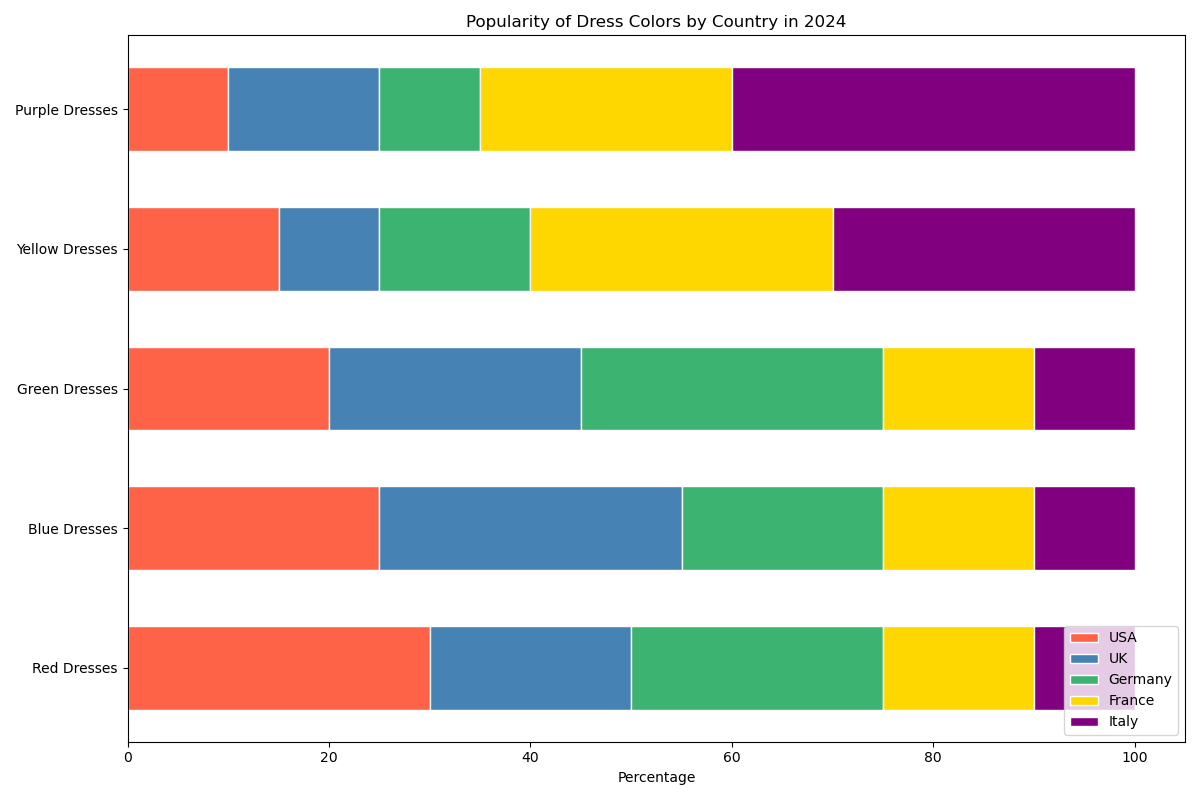

Write the Python code that produced this figure.

import matplotlib.pyplot as plt
import numpy as np

# Data for the chart
categories = ['Red Dresses', 'Blue Dresses', 'Green Dresses', 'Yellow Dresses', 'Purple Dresses']
USA = [30, 25, 20, 15, 10]
UK = [20, 30, 25, 10, 15]
Germany = [25, 20, 30, 15, 10]
France = [15, 15, 15, 30, 25]
Italy = [10, 10, 10, 30, 40]

# Stacked bar chart
fig, ax = plt.subplots(figsize=(12, 8))
bar_width = 0.6

bar1 = np.add(USA, UK).tolist()
bar2 = np.add(bar1, Germany).tolist()
bar3 = np.add(bar2, France).tolist()

ax.barh(categories, USA, color='#FF6347', edgecolor='white', height=bar_width)
ax.barh(categories, UK, left=USA, color='#4682B4', edgecolor='white', height=bar_width)
ax.barh(categories, Germany, left=bar1, color='#3CB371', edgecolor='white', height=bar_width)
ax.barh(categories, France, left=bar2, color='#FFD700', edgecolor='white', height=bar_width)
ax.barh(categories, Italy, left=bar3, color='#800080', edgecolor='white', height=bar_width)

# Adding labels and title
ax.set_xlabel('Percentage')
ax.set_title('Popularity of Dress Colors by Country in 2024')

# Adding legend
ax.legend(['USA', 'UK', 'Germany', 'France', 'Italy'], loc='lower right')

plt.tight_layout()
plt.show()
